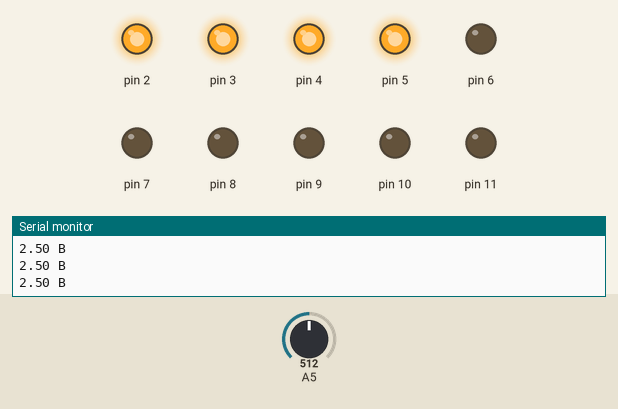
This sketch was run on a simulated Arduino Uno, built with avr-gcc and run on an emulated ATmega328P. Parts: output pins drawn as LEDs (lit = HIGH), the last lines printed to the serial monitor. The inputs (shaded band) are chosen by the test bench; at power-on: A5 = 512. Pins used as bus, display or sensor lines are not drawn.

Above: at 1.2 s.
1.3 s: A5 set to 596
2.8 s: A5 set to 627
At 3.3 s:
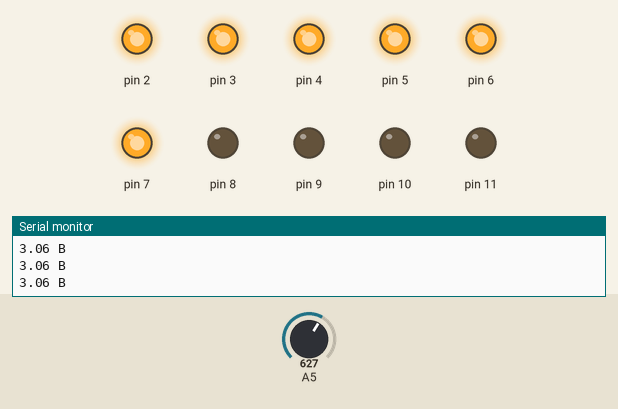
4.5 s: A5 set to 801
6.0 s: A5 set to 825
At 7.3 s:
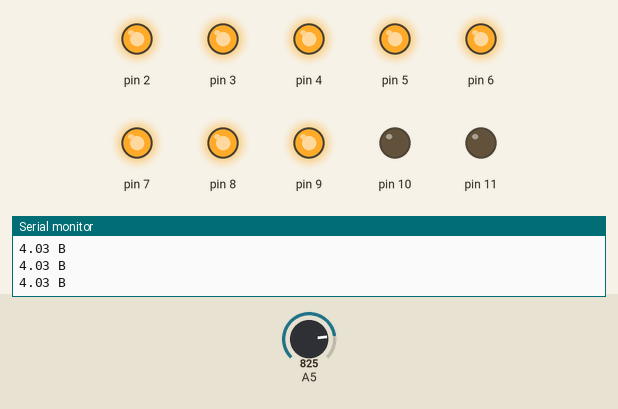
7.7 s: A5 set to 1008
9.2 s: A5 set to 1021
At 10.1 s:
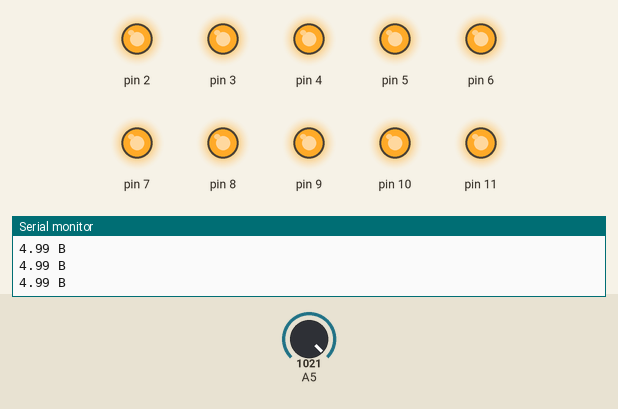
Timing chart, 0 to 11.9 s (numbered marks = the images above; inputs shaded):
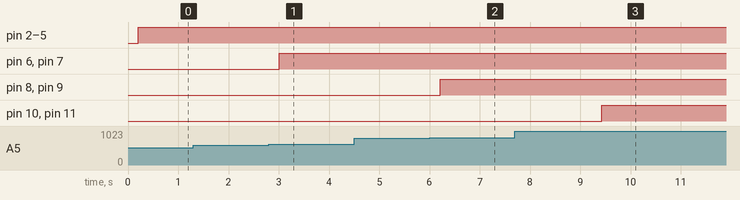

The sketch:

voltmeter.ino
```cpp
int d = 200;
float c;
float f;

void setup()
{
  Serial.begin(9600);
  for(int i = 0; i <= 11; i++)
  {
    pinMode(i, OUTPUT);
  }
}

void loop()
{
  c = analogRead(A5);
  f = c * 5 / 1024;
  Serial.print(f); Serial.println(" B");
  delay(d);
  if(c != 0) {digitalWrite(0, HIGH); digitalWrite(1, HIGH);}
  else {digitalWrite(0, LOW); digitalWrite(1, LOW);}
  if(c > (1024 / 5)) {digitalWrite(2, HIGH); digitalWrite(3, HIGH);}
  else {digitalWrite(2, LOW); digitalWrite(3, LOW);}
  if(c > (1024 / 5 * 2)) {digitalWrite(4, HIGH); digitalWrite(5, HIGH);}
  else {digitalWrite(4, LOW); digitalWrite(5, LOW);}
  if(c > (1024 / 5 * 3)) {digitalWrite(6, HIGH); digitalWrite(7, HIGH);}
  else {digitalWrite(6, LOW); digitalWrite(7, LOW);}
  if(c > (1024 / 5 * 4)) {digitalWrite(8, HIGH); digitalWrite(9, HIGH);}
  else {digitalWrite(8, LOW); digitalWrite(9, LOW);}
  if(c > (1024 / 5 * 5)) {digitalWrite(10, HIGH); digitalWrite(11, HIGH);}
  else {digitalWrite(10, LOW); digitalWrite(11, LOW);}
}
```

Measured:
- the behaviour switches between 612 and 613 on A5 (found by bisection; images 0 and 1)
- the behaviour switches between 816 and 817 on A5 (found by bisection; images 1 and 2)
- the behaviour switches between 1020 and 1021 on A5 (found by bisection; images 2 and 3)
- after the input at 2.8 s, pin 6, pin 7: LOW → HIGH after 0.21 s
- after the input at 6.0 s, pin 8, pin 9: LOW → HIGH after 0.22 s
- after the input at 9.2 s, pin 10, pin 11: LOW → HIGH after 0.23 s
